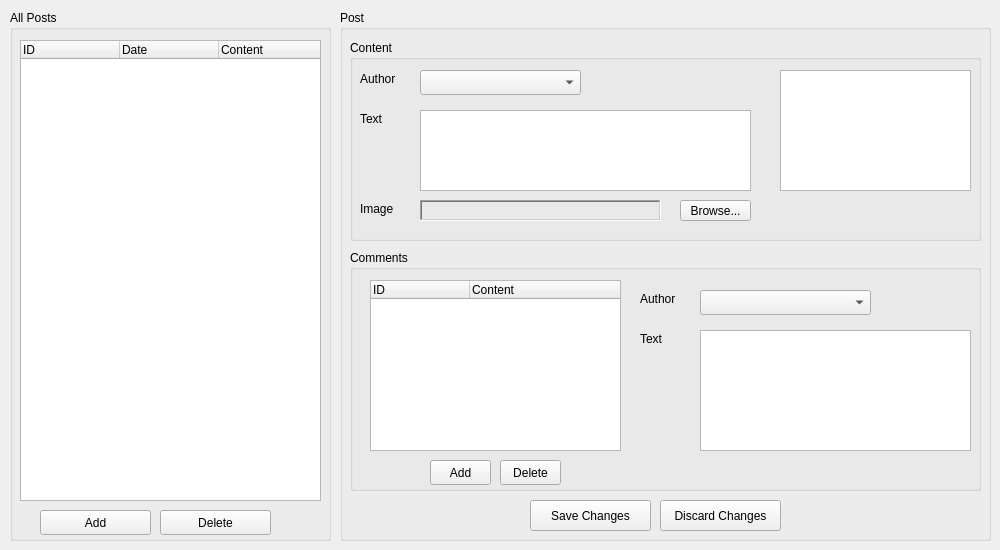
    <widget class="QWidget" name="tab_posts">
     <attribute name="title">
      <string>Posts</string>
     </attribute>
     <widget class="QGroupBox" name="posts_groupBox_posts">
      <property name="geometry">
       <rect>
        <x>340</x>
        <y>10</y>
        <width>651</width>
        <height>531</height>
       </rect>
      </property>
      <property name="title">
       <string>Post</string>
      </property>
      <widget class="QGroupBox" name="posts_groupBox_content">
       <property name="geometry">
        <rect>
         <x>10</x>
         <y>30</y>
         <width>631</width>
         <height>201</height>
        </rect>
       </property>
       <property name="title">
        <string>Content</string>
       </property>
       <widget class="QComboBox" name="posts_comboBox_postAuthor">
        <property name="geometry">
         <rect>
          <x>70</x>
          <y>30</y>
          <width>161</width>
          <height>25</height>
         </rect>
        </property>
       </widget>
       <widget class="QLabel" name="posts_label_postAuthor">
        <property name="geometry">
         <rect>
          <x>10</x>
          <y>30</y>
          <width>61</width>
          <height>17</height>
         </rect>
        </property>
        <property name="text">
         <string>Author</string>
        </property>
       </widget>
       <widget class="QLabel" name="posts_label_postText">
        <property name="geometry">
         <rect>
          <x>10</x>
          <y>70</y>
          <width>31</width>
          <height>17</height>
         </rect>
        </property>
        <property name="text">
         <string>Text</string>
        </property>
       </widget>
       <widget class="QPlainTextEdit" name="posts_plainTextEdit_postText">
        <property name="geometry">
         <rect>
          <x>70</x>
          <y>70</y>
          <width>331</width>
          <height>81</height>
         </rect>
        </property>
       </widget>
       <widget class="QPushButton" name="posts_button_browseImage">
        <property name="geometry">
         <rect>
          <x>330</x>
          <y>160</y>
          <width>71</width>
          <height>21</height>
         </rect>
        </property>
        <property name="text">
         <string>Browse...</string>
        </property>
       </widget>
       <widget class="QLabel" name="posts_label_image">
        <property name="geometry">
         <rect>
          <x>10</x>
          <y>160</y>
          <width>61</width>
          <height>17</height>
         </rect>
        </property>
        <property name="text">
         <string>Image</string>
        </property>
       </widget>
       <widget class="QLabel" name="posts_label_imagePath">
        <property name="geometry">
         <rect>
          <x>70</x>
          <y>160</y>
          <width>241</width>
          <height>21</height>
         </rect>
        </property>
        <property name="frameShape">
         <enum>QFrame::WinPanel</enum>
        </property>
        <property name="frameShadow">
         <enum>QFrame::Sunken</enum>
        </property>
        <property name="text">
         <string/>
        </property>
        <property name="indent">
         <number>-1</number>
        </property>
       </widget>
       <widget class="QGraphicsView" name="posts_image_postPicture">
        <property name="geometry">
         <rect>
          <x>430</x>
          <y>30</y>
          <width>191</width>
          <height>121</height>
         </rect>
        </property>
       </widget>
      </widget>
      <widget class="QGroupBox" name="posts_groupBox_comments">
       <property name="geometry">
        <rect>
         <x>10</x>
         <y>240</y>
         <width>631</width>
         <height>241</height>
        </rect>
       </property>
       <property name="title">
        <string>Comments</string>
       </property>
       <widget class="QTreeWidget" name="posts_list_comments">
        <property name="geometry">
         <rect>
          <x>20</x>
          <y>30</y>
          <width>251</width>
          <height>171</height>
         </rect>
        </property>
        <property name="alternatingRowColors">
         <bool>true</bool>
        </property>
        <attribute name="headerDefaultSectionSize">
         <number>99</number>
        </attribute>
        <column>
         <property name="text">
          <string>ID</string>
         </property>
        </column>
        <column>
         <property name="text">
          <string>Content</string>
         </property>
        </column>
       </widget>
       <widget class="QComboBox" name="posts_comboBox_commentAuthor">
        <property name="geometry">
         <rect>
          <x>350</x>
          <y>40</y>
          <width>171</width>
          <height>25</height>
         </rect>
        </property>
       </widget>
       <widget class="QLabel" name="posts_label_commentText">
        <property name="geometry">
         <rect>
          <x>290</x>
          <y>80</y>
          <width>31</width>
          <height>17</height>
         </rect>
        </property>
        <property name="text">
         <string>Text</string>
        </property>
       </widget>
       <widget class="QPlainTextEdit" name="posts_plainTextEdit_comment">
        <property name="geometry">
         <rect>
          <x>350</x>
          <y>80</y>
          <width>271</width>
          <height>121</height>
         </rect>
        </property>
       </widget>
       <widget class="QLabel" name="posts_label_commentAuthor">
        <property name="geometry">
         <rect>
          <x>290</x>
          <y>40</y>
          <width>61</width>
          <height>17</height>
         </rect>
        </property>
        <property name="text">
         <string>Author</string>
        </property>
       </widget>
       <widget class="QPushButton" name="posts_button_addComment">
        <property name="geometry">
         <rect>
          <x>80</x>
          <y>210</y>
          <width>61</width>
          <height>25</height>
         </rect>
        </property>
        <property name="text">
         <string>Add</string>
        </property>
       </widget>
       <widget class="QPushButton" name="posts_button_deleteComment">
        <property name="geometry">
         <rect>
          <x>150</x>
          <y>210</y>
          <width>61</width>
          <height>25</height>
         </rect>
        </property>
        <property name="text">
         <string>Delete</string>
        </property>
       </widget>
      </widget>
      <widget class="QPushButton" name="posts_button_saveChanges">
       <property name="geometry">
        <rect>
         <x>190</x>
         <y>490</y>
         <width>121</width>
         <height>31</height>
        </rect>
       </property>
       <property name="text">
        <string>Save Changes</string>
       </property>
      </widget>
      <widget class="QPushButton" name="posts_button_discardChanges">
       <property name="geometry">
        <rect>
         <x>320</x>
         <y>490</y>
         <width>121</width>
         <height>31</height>
        </rect>
       </property>
       <property name="text">
        <string>Discard Changes</string>
       </property>
      </widget>
     </widget>
     <widget class="QGroupBox" name="posts_groupBox_postList">
      <property name="geometry">
       <rect>
        <x>10</x>
        <y>10</y>
        <width>321</width>
        <height>531</height>
       </rect>
      </property>
      <property name="title">
       <string>All Posts</string>
      </property>
      <widget class="QPushButton" name="posts_button_deletePost">
       <property name="geometry">
        <rect>
         <x>150</x>
         <y>500</y>
         <width>111</width>
         <height>25</height>
        </rect>
       </property>
       <property name="text">
        <string>Delete</string>
       </property>
      </widget>
      <widget class="QPushButton" name="posts_button_addPost">
       <property name="geometry">
        <rect>
         <x>30</x>
         <y>500</y>
         <width>111</width>
         <height>25</height>
        </rect>
       </property>
       <property name="text">
        <string>Add</string>
       </property>
      </widget>
      <widget class="QTreeWidget" name="posts_list_posts">
       <property name="geometry">
        <rect>
         <x>10</x>
         <y>30</y>
         <width>301</width>
         <height>461</height>
        </rect>
       </property>
       <property name="alternatingRowColors">
        <bool>true</bool>
       </property>
       <attribute name="headerDefaultSectionSize">
        <number>99</number>
       </attribute>
       <column>
        <property name="text">
         <string>ID</string>
        </property>
       </column>
       <column>
        <property name="text">
         <string>Date</string>
        </property>
       </column>
       <column>
        <property name="text">
         <string>Content</string>
        </property>
       </column>
      </widget>
     </widget>
    </widget>
